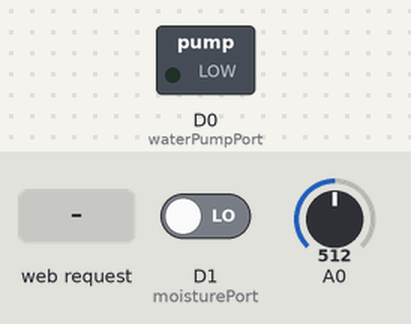
The sketch below on a simulated ESP8266 (NodeMCU). Shown: switched loads named in the sketch (green lamp = pin HIGH). Inputs (shaded band) come from the test bench; at power-on: A0 = 512, D1 (moisturePort) LOW. WiFi joins after 1.5 s; servers stay silent unless stated; storage starts empty; what the sketch prints to the serial monitor is not drawn.

Above: at 2.7 s.
2.8 s: HTTP request GET /pause received
5.0 s: A0 set to 808
6.7 s: A0 set to 839
At 8.7 s:
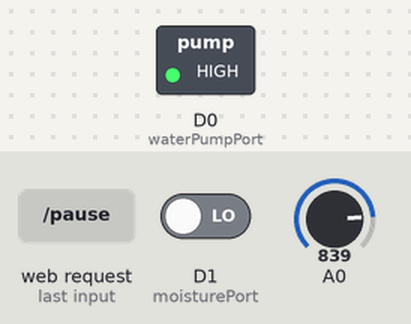
9.0 s: A0 set to 716
At 10.9 s:
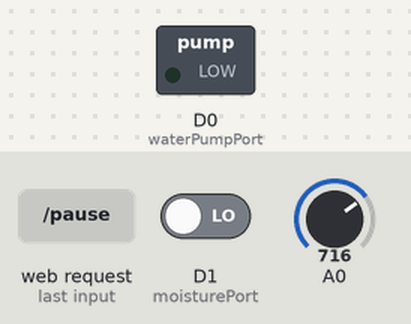
Timing chart, 0 to 12.0 s (numbered marks = the images above; inputs shaded):
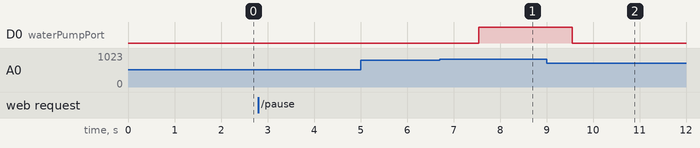

Measured:
- the behaviour switches between 824 and 825 on A0 (found by bisection; images 0 and 1)
- after the input at 2.8 s, every drawn part: stays the same
- after the input at 5.0 s, every drawn part: stays the same
- after the input at 6.7 s, D0 (waterPumpPort): LOW → HIGH after 0.85 s
- after the input at 9.0 s, D0 (waterPumpPort): HIGH → LOW after 0.55 s

The sketch:

irrigation.ino
```cpp
#include <ESP8266WiFi.h>
#include <ESP8266WebServer.h>
#include <FS.h>
#include "credentials.h"

ESP8266WebServer server(80);
String header;

bool paused = true;
bool pumpRunState = false;
const int waterPumpPort = D0;
const int moisturePort = D1;
unsigned long runTime = 0;  //overflow after ~50 days, ignored here
unsigned long stateChangeTime = 0;
unsigned long totalPumpTime_ms = 0;
unsigned long pumpUntil_ms = -1;
double availableWaterInL = 10;
const double L_per_s = 0.052;
unsigned long lastWatering_ms = -1;
const unsigned long wateringInterval_h = 3;  //3h
double wateringAmountPerDay_L = 1;
double wateringAmountPerTime_L = wateringAmountPerDay_L / 24. * double(wateringInterval_h) * 2.;  //at max can do twice the amount each time
double wateringAmountDoneToday_L = 0;
int waterLevelThreshold = 200;
const unsigned long msInDay = 1000 * 60 * 60 * 24;
int currentDay = 0;

String logFilePath = "/log_1.txt";

String getTimeStr(unsigned long runTime) {
  char buffer[11];
  //Serial.println("asd " + String(runTime) + " " + String( runTime%3600000));
  unsigned long runTime_d = runTime / (3600000 * 24);
  unsigned long runTime_h = (runTime % (3600000 * 24)) / 3600000;
  unsigned long runTime_min = (runTime % 3600000) / 60000;
  unsigned long runTime_s = (runTime % 60000) / 1000;
  sprintf(buffer, "%02d:%02d:%02d:%02d", runTime_d, runTime_h, runTime_min, runTime_s);
  return String(buffer);
}

void log(const String& logText) {
  File file = SPIFFS.open(logFilePath, "a");
  if (!file) {
    Serial.println("Error opening file for writing");
    return;
  }
  if (file.size() > 128 * 1024 * 1024) {
    Serial.println("Switching to second log file and truncating");
    file.close();
    logFilePath = logFilePath == "/log_1.txt" ? "/log_2.txt" : "/log_1.txt";
    File file = SPIFFS.open(logFilePath, "w");
    if (!file) {
      Serial.println("Error opening file for writing");
      return;
    }
  }
  auto runTime_str = getTimeStr(runTime);
  file.println(runTime_str + " " + logText);
  file.close();
}

void pumpOn() {
    Serial.println("#Turning pump on");
    digitalWrite(waterPumpPort, HIGH);
    pumpRunState = true;
    stateChangeTime = runTime;
    double maxPumpTime_s = min(min(availableWaterInL / L_per_s, wateringAmountPerTime_L / L_per_s), (wateringAmountPerDay_L - wateringAmountDoneToday_L) / L_per_s);
    Serial.println("Pump time: " + String(maxPumpTime_s) + " s");
    pumpUntil_ms = stateChangeTime + long(maxPumpTime_s * 1000);
    Serial.println("Pump until time: " + String(pumpUntil_ms) + " ms");
}

void pumpOff() {
    digitalWrite(waterPumpPort, LOW);
    pumpRunState = false;
    unsigned long pumpTime_ms = runTime - stateChangeTime;
    totalPumpTime_ms += pumpTime_ms;
    auto pumpTime_str = String(pumpTime_ms / 1000);
    auto totalPumpTime_str = String(totalPumpTime_ms / 1000);
    availableWaterInL -= double(pumpTime_ms) * L_per_s / 1000.;
    wateringAmountDoneToday_L += double(pumpTime_ms) * L_per_s / 1000.;
    lastWatering_ms = runTime;
    log("Turning pump off after " + pumpTime_str + "s (total: " + totalPumpTime_str + "s)");
    Serial.println("#Turning pump off after " + pumpTime_str + "s (total: " + totalPumpTime_str + "s)");
}

void setup() {
  Serial.begin(115200);
  pinMode(waterPumpPort, OUTPUT);

  bool success = SPIFFS.begin();
  if (success) {
    Serial.println("File system mounted with success");
  } else {
    Serial.println("Error mounting the file system");
    return;
  }

  Serial.print("Connecting to " + String(WIFI_SSID) + " .");
  WiFi.begin(WIFI_SSID, WIFI_PASSWORD);
  while (WiFi.status() != WL_CONNECTED) {
    delay(500);
    Serial.print(".");
  }
  Serial.println("");
  Serial.println("WiFi connected.");
  Serial.println("IP address: ");
  Serial.println(WiFi.localIP());
  server.on("/", handle_OnConnect);
  server.on("/download", handle_Download);
  server.on("/pause", handle_Pause);
  server.on("/settings", handle_Settings);
  server.onNotFound(handle_NotFound);
  server.begin();
  logSettings();
}

void logSettings() {
  log(String("Settings:")
   + "\nwateringAmountPerDay_L = " + String(wateringAmountPerDay_L)
   + "\nwateringAmountPerTime_L = " + String(wateringAmountPerTime_L)
   + "\nL_per_s = " + String(L_per_s)
   + "\navailableWaterInL = " + String(availableWaterInL)
   + "\nwaterLevelThreshold = " + String(waterLevelThreshold)
   );
}

void sendHTML() {
  int waterLevelVal = 1024 - analogRead(A0);
  char waterLevelVal_str[5];
  sprintf(waterLevelVal_str, "%02.1f%%", waterLevelVal*100./1024.);
  String ptr = "<!DOCTYPE html> <html>\n";
  ptr += "<head><meta name=\"viewport\" content=\"width=device-width, initial-scale=1.0, user-scalable=no\">\n";
  ptr += "<title>ESP8266 Irrigation System</title>\n";
  ptr += "<style>html { font-family: Helvetica; display: inline-block; margin: 0px auto; text-align: center;}\n";
  ptr += "body{margin-top: 50px;} h1 {color: #444444;margin: 50px auto 30px;} h3 {color: #444444;margin-bottom: 50px;}\n";
  ptr += ".button {display: block;width: 80px;background-color: #1abc9c;border: none;color: white;padding: 13px 20px;text-decoration: none;font-size: 20px;margin: 0px auto 35px;cursor: pointer;border-radius: 4px;}\n";
  ptr += ".button-on {background-color: #1abc9c;}\n";
  ptr += ".button-on:active {background-color: #16a085;}\n";
  ptr += ".button-off {background-color: #34495e;}\n";
  ptr += ".button-off:active {background-color: #2c3e50;}\n";
  ptr += ".button-dl {background-color: #002966; font-size: 14px}\n";
  ptr += ".button-dl:active {background-color: #001f4d;}\n";
  ptr += "p {font-size: 14px;color: #888;margin-bottom: 10px;}\n";
  ptr += "</style>\n";
  ptr += "</head>\n";
  ptr += "<body>\n";

  ptr += "<h1>ESP8266 Irrigation System</h1>";

  ptr += "<p>Day: " + String(currentDay) + "</p>";
  ptr += "<p>Time: " + getTimeStr(runTime) + "</p>";
  ptr += "<p>Time (last irrigation): " + (lastWatering_ms==-1?"never":getTimeStr(lastWatering_ms)) + "</p>";
  ptr += "<p>Available water: " + String(availableWaterInL) + " L</p>";
  ptr += "<p>Water amount (today): " + String(wateringAmountDoneToday_L) + " L / " + String(wateringAmountPerDay_L) + " L</p>";
  ptr += "<p>Soil moisture: " + String(waterLevelVal) + " (" + String(waterLevelVal_str) + ") -- Threshold: " + String(waterLevelThreshold) + "</p>";
  ptr += "<p style=\"margin-bottom:1cm\">Pump status: " + String(pumpRunState ? "on" : "off") + "</p>";

  ptr +="<form action=\"/settings\">";
  ptr +="  Water level threshold: <input type=\"number\" name=\"threshold\" min=0 max=1023 value=" + String(waterLevelThreshold) + ">";
  ptr +="  <input type=\"submit\" value=\"Submit\">";
  ptr +="</form><br>";

  ptr +="<form action=\"/settings\">";
  ptr +="  Available water (L): <input type=\"number\" name=\"availablewater\" min=0 max=500 step=\"any\" value=" + String(availableWaterInL) + ">";
  ptr +="  <input type=\"submit\" value=\"Submit\">";
  ptr +="</form><br>";

  ptr +="<form action=\"/settings\">";
  ptr +="  Water per day (L): <input type=\"number\" name=\"waterperday\" min=0 max=100 step=\"any\" value=" + String(wateringAmountPerDay_L) + ">";
  ptr +="  <input type=\"submit\" value=\"Submit\">";
  ptr +="</form><br>";

  ptr +="<a class=\"button button-" + String(paused?"on":"off") + "\" href=\"/pause\">" + String(paused?"START":"PAUSE") + "</a>\n";
  ptr +="<a class=\"button button-dl\" href=\"/download\">Download Log</a>\n";

  ptr += "</body></html>";
  server.send(200, "text/html", ptr);
}

void handle_OnConnect() {
  sendHTML();
}

void handle_Pause() {
  paused = !paused;
  if(pumpRunState) {
    pumpOff();
  }
  sendHTML();
}

void handle_Settings() {
  for (int i=0; i<server.args(); i++) {
    if (server.argName(i) == "threshold") {
      const int val = abs(server.arg("threshold").toInt());
      if(val>=1024) {
        server.send(400, "text/plain", "Wrong value");
        return;
      }
      waterLevelThreshold = val;
    } else if (server.argName(i) == "availablewater") {
      const float val = fabs(server.arg("availablewater").toFloat());
      if(val>=500.) {
        server.send(400, "text/plain", "Wrong value");
        return;
      }
      availableWaterInL = val;
    } else if (server.argName(i) == "waterperday") {
      const float val = fabs(server.arg("waterperday").toFloat());
      if(val>=100.) {
        server.send(400, "text/plain", "Wrong value");
        return;
      }
      wateringAmountPerDay_L = val;
      wateringAmountPerTime_L = wateringAmountPerDay_L / 24. * double(wateringInterval_h) * 2.;
    } else {
      logSettings();
      server.send(400, "text/plain", "Cannot resolve paramater");
      return;
    }
  }
  logSettings();
  sendHTML();
}

void handle_Download() {
  File download = SPIFFS.open(logFilePath, "r");
  if (download) {
    server.sendHeader("Content-Type", "text/text");
    server.sendHeader("Content-Disposition", "attachment; filename=log.txt");
    server.sendHeader("Connection", "close");
    server.streamFile(download, "application/octet-stream");
    download.close();
  } else {
    server.send(400, "text/plain", "Log file not found");
  }
}
void handle_NotFound() {
  server.send(404, "text/plain", "Not found");
}

void loop() {
  runTime = millis();
  int day = runTime / msInDay;
  if (day > currentDay) {
    currentDay = day;
    log("Today is Day " + String(day));
    Serial.println("Today is Day " + String(day));
    wateringAmountDoneToday_L = 0;
  }

  server.handleClient();

  if(paused) {
    delay(1000);
    return;
  }

  int waterLevelVal = 1024 - analogRead(A0);
  int moistureVal = !digitalRead(moisturePort);
  Serial.println("WaterLevel:" + String(waterLevelVal));
  Serial.println("Moisture:" + String(moistureVal));
  Serial.println("AvailableWater:" + String(availableWaterInL));


  //turn pump on
  if (
    !pumpRunState
    && availableWaterInL > 0
    && waterLevelVal < waterLevelThreshold
    && wateringAmountDoneToday_L < wateringAmountPerDay_L
    && (lastWatering_ms == -1 || runTime > lastWatering_ms + wateringInterval_h * 3600000)) {
    log("Turning pump on. WaterLevel:" + String(waterLevelVal) + " Moisture:" + String(moistureVal) + " AvailableWater:" + String(availableWaterInL));
    pumpOn();
  }

  //turn pump off
  if (pumpRunState && (runTime > pumpUntil_ms || waterLevelVal > (waterLevelThreshold+30)*1.2)) {
    pumpOff();
  }
  delay(1000);
}
```

credentials.h
```cpp
// Replace with your actual SSID and password:

#define WIFI_SSID "Your SSID here"
#define WIFI_PASSWORD "WLAN AP password here"
```
